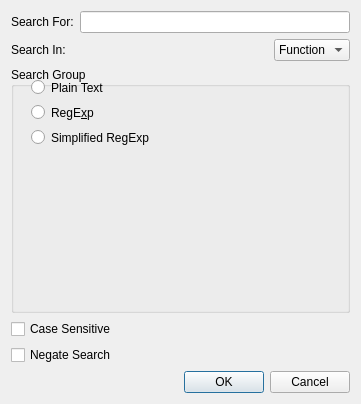
<?xml version="1.0" encoding="UTF-8"?>
<ui version="4.0">
 <class>SearchResultsLayout</class>
 <widget class="QDialog" name="SearchResultsLayout">
  <property name="geometry">
   <rect>
    <x>0</x>
    <y>0</y>
    <width>361</width>
    <height>404</height>
   </rect>
  </property>
  <property name="windowTitle">
   <string>Filter Query Results</string>
  </property>
  <layout class="QVBoxLayout">
   <item>
    <layout class="QHBoxLayout">
     <item>
      <widget class="QLabel" name="textLabel2">
       <property name="text">
        <string>Search For:</string>
       </property>
       <property name="wordWrap">
        <bool>false</bool>
       </property>
      </widget>
     </item>
     <item>
      <widget class="QLineEdit" name="m_pSearchEdit"/>
     </item>
    </layout>
   </item>
   <item>
    <layout class="QHBoxLayout">
     <item>
      <widget class="QLabel" name="textLabel1">
       <property name="text">
        <string>Search In:</string>
       </property>
       <property name="wordWrap">
        <bool>false</bool>
       </property>
      </widget>
     </item>
     <item>
      <spacer name="spacer2">
       <property name="orientation">
        <enum>Qt::Horizontal</enum>
       </property>
       <property name="sizeType">
        <enum>QSizePolicy::Expanding</enum>
       </property>
       <property name="sizeHint" stdset="0">
        <size>
         <width>171</width>
         <height>20</height>
        </size>
       </property>
      </spacer>
     </item>
     <item>
      <widget class="QComboBox" name="m_pColumnCB">
       <item>
        <property name="text">
         <string>Function</string>
        </property>
       </item>
       <item>
        <property name="text">
         <string>File</string>
        </property>
       </item>
       <item>
        <property name="text">
         <string>Line</string>
        </property>
       </item>
       <item>
        <property name="text">
         <string>Text</string>
        </property>
       </item>
      </widget>
     </item>
    </layout>
   </item>
   <item>
    <widget class="QGroupBox" name="groupBox">
     <property name="title">
      <string>Search Group</string>
     </property>
     <widget class="QRadioButton" name="m_pTextRadio">
      <property name="geometry">
       <rect>
        <x>20</x>
        <y>10</y>
        <width>339</width>
        <height>21</height>
       </rect>
      </property>
      <property name="text">
       <string>Plain Text</string>
      </property>
     </widget>
     <widget class="QRadioButton" name="m_pRegExpRadio">
      <property name="geometry">
       <rect>
        <x>20</x>
        <y>35</y>
        <width>339</width>
        <height>21</height>
       </rect>
      </property>
      <property name="text">
       <string>RegE&amp;xp</string>
      </property>
     </widget>
     <widget class="QRadioButton" name="m_pSimpRegExpRadio">
      <property name="geometry">
       <rect>
        <x>20</x>
        <y>60</y>
        <width>339</width>
        <height>21</height>
       </rect>
      </property>
      <property name="text">
       <string>Simplified RegExp</string>
      </property>
     </widget>
     <zorder>m_pTextRadio</zorder>
     <zorder>m_pRegExpRadio</zorder>
     <zorder>m_pSimpRegExpRadio</zorder>
     <zorder>m_pTextRadio</zorder>
     <zorder>m_pRegExpRadio</zorder>
     <zorder>m_pSimpRegExpRadio</zorder>
    </widget>
   </item>
   <item>
    <widget class="QCheckBox" name="m_pCaseSenCheck">
     <property name="text">
      <string>Case Sensitive</string>
     </property>
    </widget>
   </item>
   <item>
    <widget class="QCheckBox" name="m_pNegateCheck">
     <property name="text">
      <string>Negate Search</string>
     </property>
    </widget>
   </item>
   <item>
    <layout class="QHBoxLayout">
     <item>
      <spacer name="spacer1">
       <property name="orientation">
        <enum>Qt::Horizontal</enum>
       </property>
       <property name="sizeType">
        <enum>QSizePolicy::Expanding</enum>
       </property>
       <property name="sizeHint" stdset="0">
        <size>
         <width>201</width>
         <height>21</height>
        </size>
       </property>
      </spacer>
     </item>
     <item>
      <widget class="QPushButton" name="m_pOKButton">
       <property name="text">
        <string>OK</string>
       </property>
      </widget>
     </item>
     <item>
      <widget class="QPushButton" name="m_pCancelButton">
       <property name="text">
        <string>Cancel</string>
       </property>
      </widget>
     </item>
    </layout>
   </item>
  </layout>
 </widget>
 <layoutdefault spacing="6" margin="11"/>
 <pixmapfunction>qPixmapFromMimeSource</pixmapfunction>
 <tabstops>
  <tabstop>m_pSearchEdit</tabstop>
  <tabstop>m_pColumnCB</tabstop>
  <tabstop>m_pCaseSenCheck</tabstop>
  <tabstop>m_pOKButton</tabstop>
  <tabstop>m_pCancelButton</tabstop>
 </tabstops>
 <resources/>
 <connections/>
</ui>
